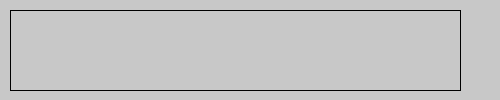
Frame 1 (no input)
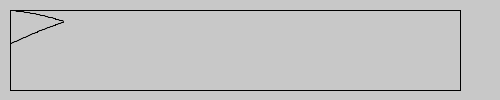
Frame 60 (the mouse pressed at the canvas centre just before this capture)
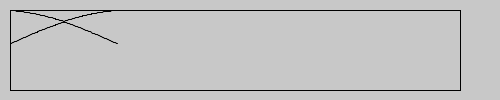
Frame 120 (the mouse held since frame 60 and released just before this capture)

The Processing sketch that drew these frames (run headless with seeded random() and noise(); from frame 60 on, the mouse is pressed at the canvas centre):

// Processing sketch: processing_93805
// ── processing_93805.pde

Chart record;
Chart ch2;

void setup() {
  size(500, 100);
  record = new Chart(10, 10, 450, 80);
  record.setup();
  record.maxpoints = 500;
  record.minvalue = -1.0;
  record.maxvalue = 1.0;
  
  ch2 = new Chart(10,10,450,80);
  ch2.setup();
  ch2.maxpoints = 500;
  ch2.minvalue = -1.0;
  ch2.maxvalue = 1.0;
}

void draw() {
  background(200);

  float sin1 = sin( TWO_PI*millis()/10000);
  float cos1 = cos( TWO_PI*millis()/10000);
  
  record.add(sin1);
  record.draw();
  
  ch2.add(cos1);
  ch2.draw();
}

class Chart {
  
  void add(float value) {
    data = append(data, value);
    if(data.length>maxpoints) {
      data = subset(data,1);
    }
  }
  
  int a, b, c, d;
  
  int maxpoints;
  float[] data;
  float minvalue, maxvalue;
  
  Chart(int a, int b, int c, int d) {
    this.a = a;
    this.b = b;
    this.c = c;
    this.d = d;
  }

  void setup() {
    data = new float[0];
  }

  void draw() {
    noFill();
    beginShape();
    for(int i=0 ; i<data.length ; i++) {
      float u = map(i,0,maxpoints,a,a+c);
      float v = map(data[i], minvalue, maxvalue, b+d, b);
      vertex(u,v);
    }
    endShape();
    rect(a, b, c, d);
  }
}
